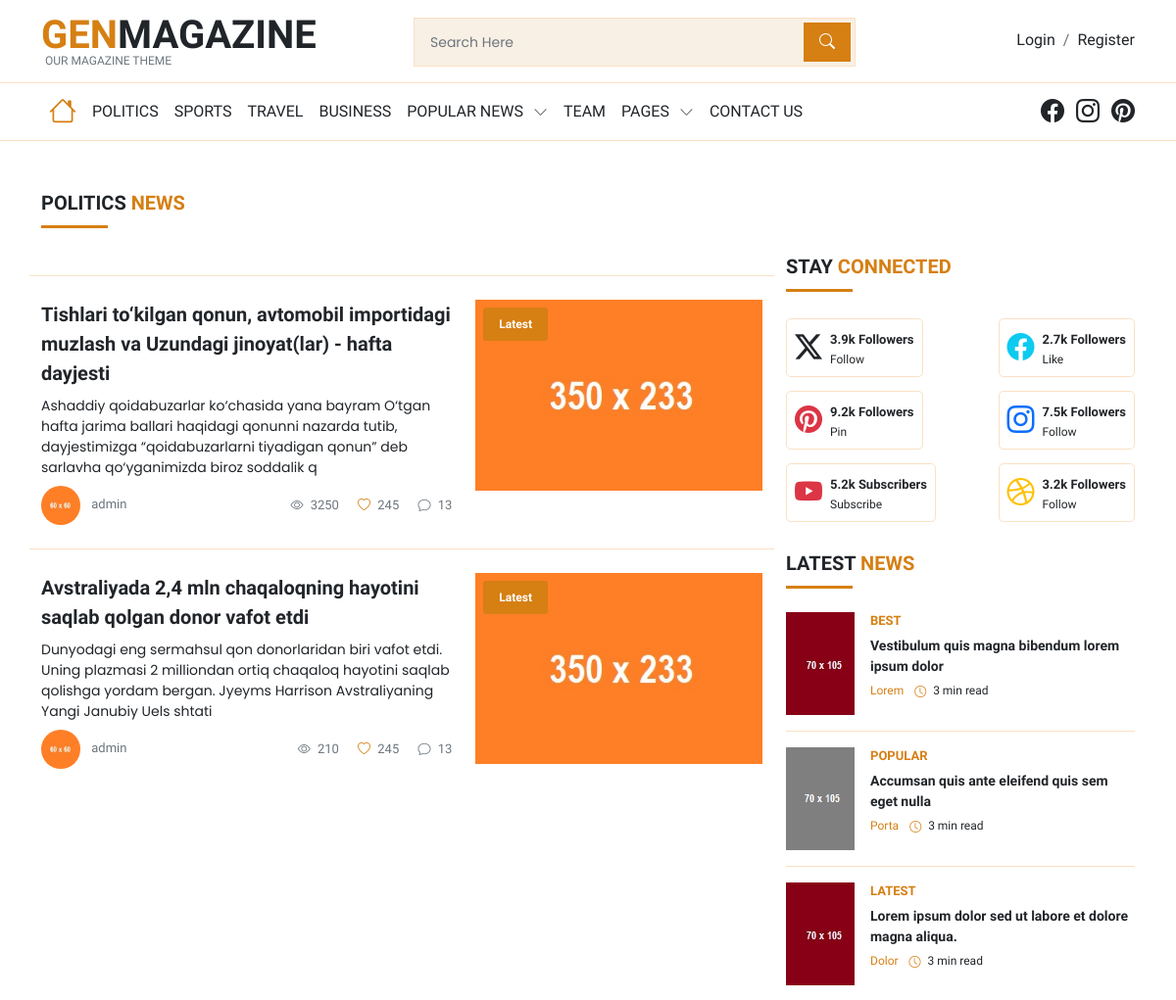
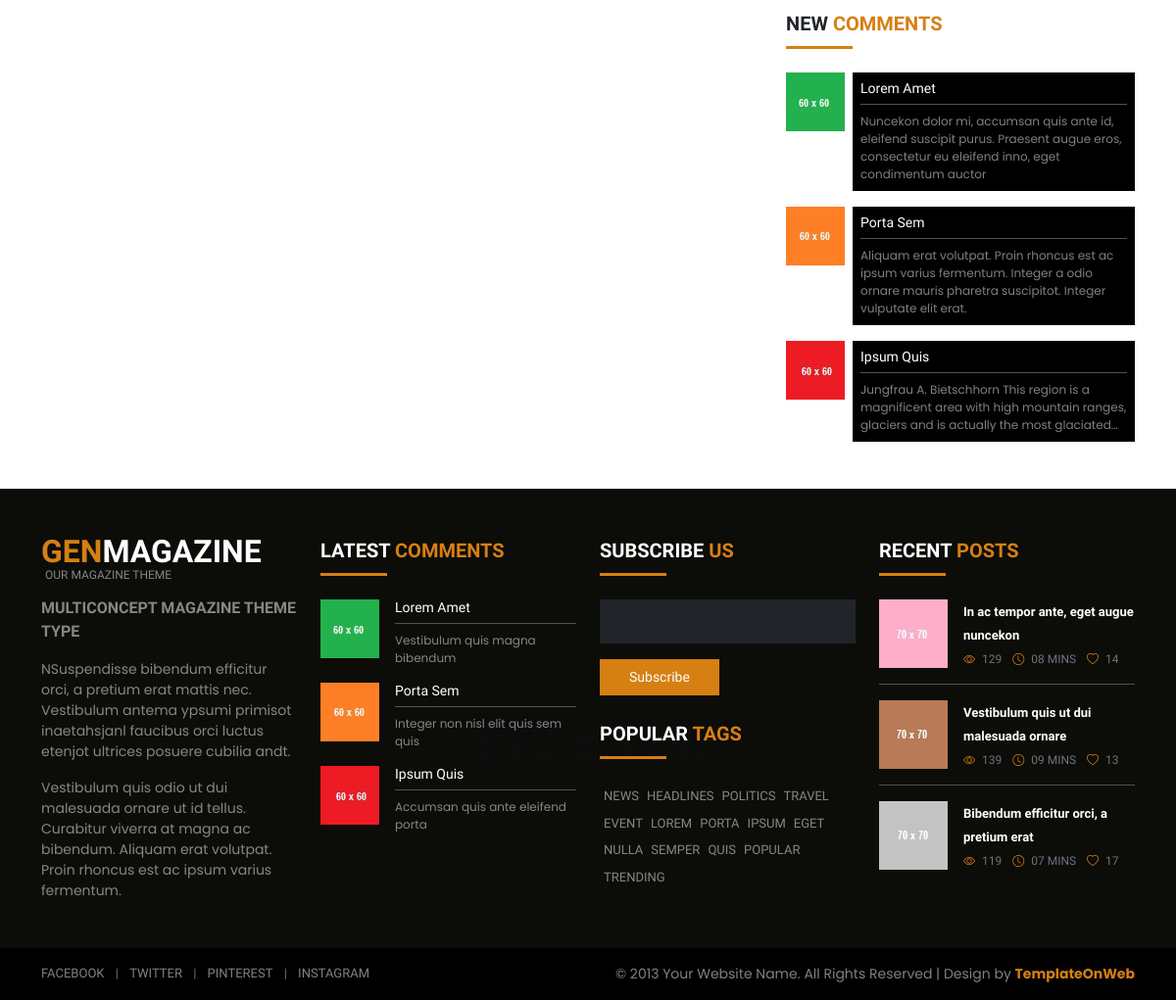
Screenshot of /category/politics with the database file from the repository (2 pictures, top to bottom).
### news/models.py (models this page shows, shortened)
class Category(models.Model):
    name = models.CharField(max_length=100, unique=True)
    slug = models.SlugField(max_length=100, unique=True)

class Post(models.Model):
    title = models.CharField(max_length=150)
    content = models.TextField()
    created_at = models.DateTimeField(default=timezone.now)
    views = models.IntegerField()
    author = models.ForeignKey(
        'auth.User',
        on_delete= models.CASCADE
    )
    category = models.ForeignKey(
        Category,
        on_delete=models.CASCADE,
        null=True,
        blank=True
    )
    image = models.ImageField(upload_to='post_images/', null=True, blank=True)  # Rasm maydoni

### news/views.py (the view)
# urls.py: path('category/<slug:slug>', CategoryPageListView.as_view(), name='category_posts'),
class CategoryPageListView(ListView):
    model = Post
    template_name = 'news.html'
    context_object_name = 'posts'
    def get_queryset(self):
        category = Category.objects.get(slug=self.kwargs['slug'])
        return Post.objects.filter(category=category)
    def get_context_data(self, **kwargs):
        context = super().get_context_data(**kwargs)
        context['category'] = Category.objects.get(slug=self.kwargs['slug'])
        return context

### templates/news.html
{% extends 'base.html' %}
{% load static %}
{% block content %}
<section id="center" class="center_news pt-5 pb-5">
  <div class="container-xl">
    <b class="fs-5 d-inline-block text-uppercase">{{ category.name }} <span
        class="col_orange">News</span></b>
    <hr class="line bg_orange mt-2 mb-4" />
    <div class="politics_1 row">
      <div class="col-md-8">
        <div class="politics_1_left">
          {% for post in object_list %}
          <div class="news_1_left1_inner row border-top pt-4 mt-4">
            <div class="col-md-7 col-sm-7">
              <div class="news_1_left1_inner_right">
                <b class="d-block mb-2 fs-5"><a href="{% url 'news_detail' post.id %}">{{ post.title }} </a></b>
                <p class="mb-2">{{ post.content | slice:":200" }}</p>
                <ul class="mb-0 font_13 justify-content-between d-flex">
                  <li>
                    <a href="{% url 'news_detail' post.id %}"><img class="rounded-circle"
                        alt="abc" width="40" src="{% static 'image/14.jpg' %}" /></a>
                    <span class="text-muted ms-2">{{ post.author }}</span>
                  </li>
                  <li class="my-auto">
                    <a class="text-muted" href="{% url 'news_detail' post.id %}"><i
                        class="bi bi-eye me-1"></i> {{post.views}} </a>
                    <a class="text-muted mx-3" href="{% url 'news_detail' post.id %}"><i
                        class="bi bi-heart me-1 col_orange"></i> 245</a>
                    <a class="text-muted" href="{% url 'news_detail' post.id %}"><i
                        class="bi bi-chat me-1"></i> 13</a>
                  </li>
                </ul>
              </div>
            </div>
            <div class="col-md-5 col-sm-5">
              <div class="trend_2_in position-relative">
                <div class="trend_2_in1">
                  <a href="{% url 'news_detail' post.id %}">
                    {% if post.image %}
                      <img src="{{ post.image.url }}" class="img-fluid" alt="abc" />
                    {% else %}
                      <img src="{% static 'image/44.jpg' %}" class="img-fluid" alt="abc" />
                    {% endif %}
                  </a>
                </div>
                <div class="trend_2_in2 position-absolute top-0 p-2">
                  <b
                    class="d-inline-block bg_orange text-white p-2 px-3 font_12 rounded-1">Latest</b>
                </div>
              </div>
            </div>
          </div>
          {% endfor %}
        </div>
      </div>
      <div class="col-md-4">
        <div class="politics_1_right">
          <div class="politics_1_right1">
            <b class="fs-5 d-inline-block text-uppercase">Stay <span
                class="col_orange">Connected</span></b>
            <hr class="line bg_orange mt-2 mb-4" />
            <ul class="mb-0">
              <li class="d-flex justify-content-between">
                <span
                  class="d-block border_light rounded-3 d-flex p-2 me-2 social_box">
                  <span><a class="fs-3 me-2" href="news_detail.html"><i
                        class="bi bi-twitter-x"></i></a></span>
                  <span>
                    <b class="font_13">3.9k Followers</b>
                    <span class="d-block font_12"><a
                        href="news_detail.html">Follow</a></span>
                  </span>
                </span>
                <span
                  class="d-block border_light rounded-3 d-flex p-2 social_box">
                  <span><a class="text-info fs-3 me-2"
                      href="news_detail.html"><i
                        class="bi bi-facebook"></i></a></span>
                  <span>
                    <b class="font_13">2.7k Followers</b>
                    <span class="d-block font_12"><a
                        href="news_detail.html">Like</a></span>
                  </span>
                </span>
              </li>
              <li class="d-flex mt-2 justify-content-between">
                <span
                  class="d-block border_light rounded-3 d-flex p-2 me-2 social_box">
                  <span><a class="fs-3 me-2 text-danger"
                      href="news_detail.html"><i
                        class="bi bi-pinterest"></i></a></span>
                  <span>
                    <b class="font_13">9.2k Followers</b>
                    <span class="d-block font_12"><a
                        href="news_detail.html">Pin</a></span>
                  </span>
                </span>
                <span
                  class="d-block border_light rounded-3 d-flex p-2 social_box">
                  <span><a class="text-primary fs-3 me-2"
                      href="news_detail.html"><i
                        class="bi bi-instagram"></i></a></span>
                  <span>
                    <b class="font_13">7.5k Followers</b>
                    <span class="d-block font_12"><a
                        href="news_detail.html">Follow</a></span>
                  </span>
                </span>
              </li>
              <li class="d-flex mt-2 justify-content-between">
                <span
                  class="d-block border_light rounded-3 d-flex p-2 me-2 social_box">
                  <span><a class="fs-3 text-danger me-2"
                      href="news_detail.html"><i
                        class="bi bi-youtube"></i></a></span>
                  <span>
                    <b class="font_13">5.2k Subscribers</b>
                    <span class="d-block font_12"><a
                        href="news_detail.html">Subscribe</a></span>
                  </span>
                </span>
                <span
                  class="d-block border_light rounded-3 d-flex p-2 social_box">
                  <span><a class="text-warning fs-3 me-2"
                      href="news_detail.html"><i
                        class="bi bi-dribbble"></i></a></span>
                  <span>
                    <b class="font_13">3.2k Followers</b>
                    <span class="d-block font_12"><a
                        href="news_detail.html">Follow</a></span>
                  </span>
                </span>
              </li>
            </ul>
          </div>
          <div class="politics_1_right2 mt-4">
            <b class="fs-5 d-inline-block text-uppercase">Latest <span
                class="col_orange">News</span></b>
            <hr class="line bg_orange mt-2 mb-4" />
            <ul class="mb-0">
              <li class="d-flex">
                <span class="me-3"><a href="news_detail.html"><img width="70"
                      alt="abc" src="image/21.jpg" /></a></span>
                <span class="flex-column lh-1">
                  <span
                    class="col_orange font_13 text-uppercase fw-bold">Best</span>
                  <b class="d-block font_14 mt-2 lh-base"><a
                      href="news_detail.html">Vestibulum quis magna bibendum
                      lorem ipsum dolor</a></b>
                  <span class="font_12 d-block mt-2"><a class="col_orange"
                      href="news_detail.html">Lorem</a> <i
                      class="bi bi-clock col_orange me-1 align-middle ms-2"></i>
                    3 min read</span>
                </span>
              </li>
              <li class="d-flex mt-3 border-top pt-3">
                <span class="me-3"><a href="news_detail.html"><img width="70"
                      alt="abc" src="image/22.jpg" /></a></span>
                <span class="flex-column lh-1">
                  <span
                    class="col_orange font_13 text-uppercase fw-bold">Popular</span>
                  <b class="d-block font_14 mt-2 lh-base"><a
                      href="news_detail.html">Accumsan quis ante eleifend quis
                      sem eget nulla</a></b>
                  <span class="font_12 d-block mt-2"><a class="col_orange"
                      href="news_detail.html">Porta</a> <i
                      class="bi bi-clock col_orange me-1 align-middle ms-2"></i>
                    3 min read</span>
                </span>
              </li>
              <li class="d-flex mt-3 border-top pt-3">
                <span class="me-3"><a href="news_detail.html"><img width="70"
                      alt="abc" src="image/23.jpg" /></a></span>
                <span class="flex-column lh-1">
                  <span
                    class="col_orange font_13 text-uppercase fw-bold">Latest</span>
                  <b class="d-block font_14 mt-2 lh-base"><a
                      href="news_detail.html">Lorem ipsum dolor sed ut labore et
                      dolore magna aliqua.</a></b>
                  <span class="font_12 d-block mt-2"><a class="col_orange"
                      href="news_detail.html">Dolor</a> <i
                      class="bi bi-clock col_orange me-1 align-middle ms-2"></i>
                    3 min read</span>
                </span>
              </li>
            </ul>
          </div>
          <div class="news_1_right2 mt-4">
            <b class="fs-5 d-inline-block text-uppercase">New <span
                class="col_orange">Comments</span></b>
            <hr class="line bg_orange mt-2 mb-4" />
            <ul class="mb-0 mt-4">
              <li class="d-flex">
                <span class="me-2"><a href="news_detail.html"><img alt="abc"
                      src="image/13.jpg" /></a></span>
                <span class="flex-column lh-1 bg-black p-2">
                  <span class="text-white font_14">Lorem Amet</span>
                  <span
                    class="d-block font_12 family_1 mt-2 pt-2 lh-base border_dark border-start-0 border-end-0 border-bottom-0"><a
                      class="text-white-50 link"
                      href="news_detail.html">Nuncekon dolor mi, accumsan quis
                      ante id, eleifend suscipit purus. Praesent augue eros,
                      consectetur eu eleifend inno, eget condimentum
                      auctor</a></span>
                </span>
              </li>
              <li class="d-flex mt-3">
                <span class="me-2"><a href="news_detail.html"><img alt="abc"
                      src="image/14.jpg" /></a></span>
                <span class="flex-column lh-1 bg-black p-2">
                  <span class="text-white font_14">Porta Sem</span>
                  <span
                    class="d-block font_12 family_1 mt-2 pt-2 lh-base border_dark border-start-0 border-end-0 border-bottom-0"><a
                      class="text-white-50 link" href="news_detail.html">Aliquam
                      erat volutpat. Proin rhoncus est ac ipsum varius
                      fermentum. Integer a odio ornare mauris pharetra
                      suscipitot. Integer vulputate elit erat.</a></span>
                </span>
              </li>
              <li class="d-flex mt-3">
                <span class="me-2"><a href="news_detail.html"><img alt="abc"
                      src="image/15.jpg" /></a></span>
                <span class="flex-column lh-1 bg-black p-2">
                  <span class="text-white font_14">Ipsum Quis</span>
                  <span
                    class="d-block font_12 family_1 mt-2 pt-2 lh-base border_dark border-start-0 border-end-0 border-bottom-0"><a
                      class="text-white-50 link"
                      href="news_detail.html">Jungfrau A. Bietschhorn This
                      region is a magnificent area with high mountain ranges,
                      glaciers and is actually the most glaciated…</a></span>
                </span>
              </li>
            </ul>
          </div>
        </div>
      </div>
    </div>
  </div>
</section>
{% endblock %}

### rows the page displays
Category: name "POLITICS"
Post: title "Tishlari to‘kilgan qonun, avtomobil importidagi muzlash va Uzundagi jinoyat(lar) - hafta dayjesti", content "Ashaddiy qoidabuzarlar ko‘chasida yana bayram O‘tgan hafta jarima ballari haqidagi qonunni nazarda tutib, dayjestimizga “qoidabuzarlarni tiyadigan qonun” deb sarlavha qo‘yganimizda biroz soddalik q", author "admin", views "3250"
Post: title "Avstraliyada 2,4 mln chaqaloqning hayotini saqlab qolgan donor vafot etdi", content "Dunyodagi eng sermahsul qon donorlaridan biri vafot etdi. Uning plazmasi 2 milliondan ortiq chaqaloq hayotini saqlab qolishga yordam bergan. Jyeyms Harrison Avstraliyaning Yangi Janubiy Uels shtati", author "admin", views "210"
